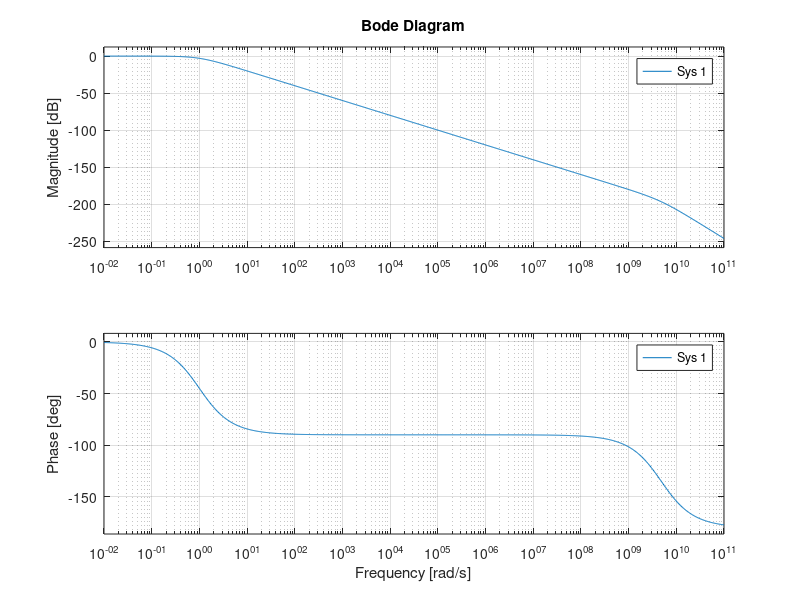

Write the MATLAB code that produced this figure.
R = 12000
C = 2.2e-9
Rg = 47
Cg = 10e-9
Zg = 200e3
BWP = 3e6 * 2 * pi
s=tf('s');

% DEN1 =(C*Cg*(C*R*Rg+R*Zg+Rg*Zg))*s^3+(C*(BWP*(Cg*Rg*(R*C+Zg))+Cg*Rg+R+Rg+Cg*Zg))*s^2;
% DEN2 = (BWP*C*Cg*Rg+BWP*C*R+BWP*C*Rg+1)*s+BWP;
% H= (C*Cg*Rg*s^2+BWP*C*Cg*Rg*s+BWP)/(DEN1+DEN2);
% bode(H)


sys = tf([C*Cg*Rg, BWP*C*Cg*Rg, BWP],[C^2*Cg*R*Rg + C*Cg*R*Zg + C*Cg*Rg*Zg, BWP*C^2*Cg*R*Rg + BWP*C*Cg*Rg*Zg + C*Cg*Rg + C*R + C*Rg + Cg*Zg, BWP*C*Cg*Rg + BWP*C*R + BWP*C*Rg + 1, BWP])
[mag, phase,w ]= bode(sys);
%[mag, phase,w ]= bode(ZIN);
mag= squeeze(mag);
phase= squeeze(phase);
w= squeeze(w);
f= w./(2*pi);
mag = 20*log10(mag);
figure(1);
semilogx(f,mag);
hold on;
title('Bode');
xlim([100 2e7]);
L = Cg*Rg*Zg
bode(1/((C*L)*s^2+(C*(R+Rg)+1)*s+1))
grid on